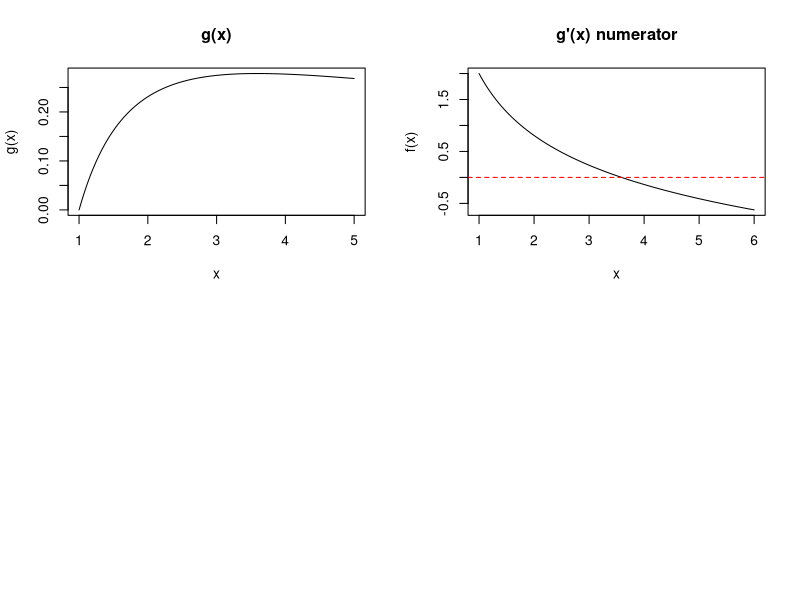
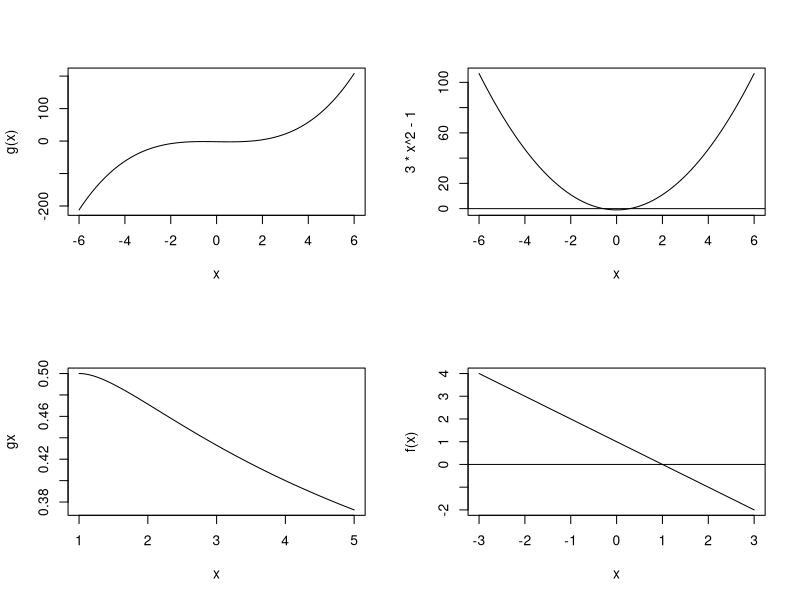
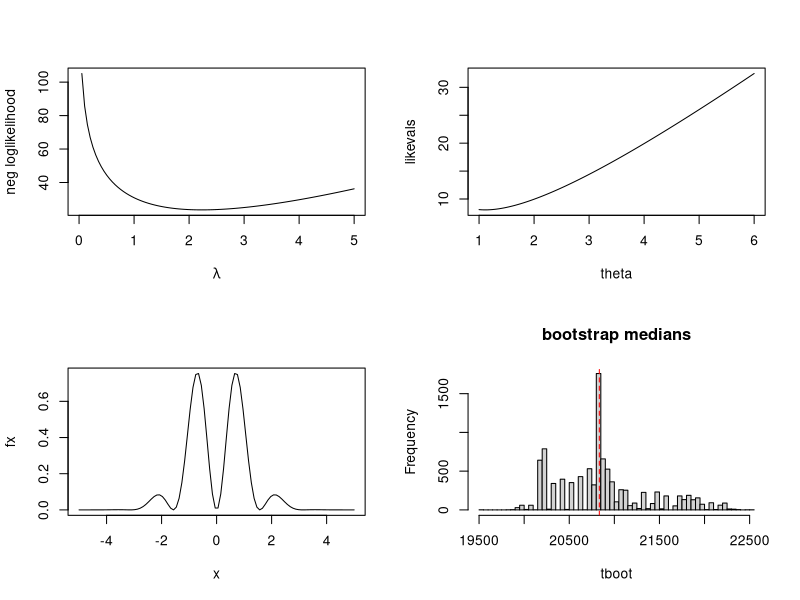
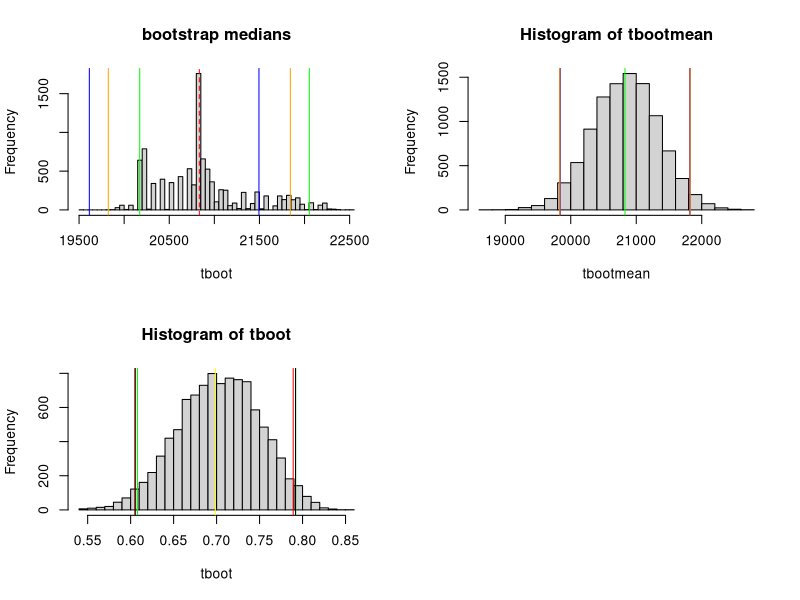

Here is the R script that generated these plots, in order: (Note: this script raises an error after producing the figures.)
## ---- chunk 1
# Bisection method:
# finding maximum of g(x):
# example <- g(x) = log(x)/(1+x)

par(mfrow = c(2, 2))

# 1. Plot original function g(x)
x <- seq(1, 5, length = 100)
gx <- log(x) / (1 + x)
plot(x, gx, type = "l", xlab = "x", ylab = "g(x)", main = "g(x)")

# 2. Define derivative numerator: f(x) = g'(x) numerator
f <- function(x) {
  1/x + 1 - log(x)
}

# 3. Plot f(x) to help choose interval
curve(f, from = 1, to = 6, ylab = "f(x)", main = "g'(x) numerator")
abline(h = 0, col = "red", lty = 2)

# 4. Choose interval [a, b] where f(a) * f(b) < 0
a <- 1
b <- 5

# 5. Bisection method - skeleton code - same for everything
bisection <- function(f, a, b, tol = 1e-6, max_iter = 100) {
  if (f(a) * f(b) > 0) stop("f(a) and f(b) must have opposite signs")
  
  for (i in 1:max_iter) {
    c <- (a + b) / 2
    fc <- f(c)
    
    if (abs(fc) < tol || (b - a)/2 < tol) {
      return(c)
    }
    
    if (f(a) * fc < 0) {
      b <- c
    } else {
      a <- c
    }
  }
  
  warning("Max iterations reached without convergence")
  return((a + b) / 2)
}

# 6. Find root using bisection
bisection(f, a, b)
# 7. Check with built-in uniroot
root_check <- uniroot(f, c(a, b))



## ---- chunk 2
# another bisection example
# g(x) = x^3 -x-2
par(mfrow=c(2,2))
x<- seq(-6,6,length=1000)
gx <- x^3 - x - 2
plot(x,gx,type = "l", xlab = "x", ylab="g(x)")

f <- function(x){
  3*x^2-1
}

curve(3*x^2-1,from=-6,to=6)
abline(h=0)

a <- 0
b <- 6

bisection <- function(f,a,b,tol=1e-6,max_iter=100){
  if (f(a)*f(b) >0) stop("f(a) and f(b) must have opposite signs")
      for(i in 1:max_iter){
        c <- (a+b)/2 # midpoint
        fc <- f(c)
        if(abs(fc)<tol||(b-a)/2<tol){
          return(c)
        }
        if(f(a)*fc<0){
          b <- c
        } else{
          a<-c
          }
        } 
  warning("Max iterations reached without convergence")
      return((a+b)/2)
}

bisection(f,0,6)

uniroot(f,c(0,6))


## ---- chunk 3
# one more bisection example
# sqrt(x)/(1+x)

x <- seq(1,5,length=1000)
gx <- sqrt(x)/(1+x)
plot(x,gx,type="l")

# numerator
f <- function(x){
  1-x
}

curve(f,from=-3,to=3)
abline(h=0)

a <- -1
b <- 3

bisection <- function(f,a,b,tol=1e-6,max_iter=100){
  if(f(a)*f(b)>0) stop("f(a) and f(b) must have opposite signs")
  for(i in 1:max_iter){
    c <- (a+b)/2
    fc <- f(c)
    if(abs(fc)<tol||(b-a)/2<tol){
      return(c)
    } 
    if(f(a)*f(c)<0){
      b <- c
    }
    else{
      a<-c
    }
  }
  warning("Max iterations reached without convergence")
  return((a+b)/2)
}

bisection(f,a,b)

uniroot(f,c(-1,3))
## ---- chunk 4
# maximum likelihood
# poisson distribution 
counts <- c(3, 1, 1, 3, 1, 4, 3, 2, 0, 5, 0, 4, 2)

log_like <- function(lambda,x){
 ll <-  sum(log((lambda^x*exp(-lambda)/factorial(x))))
 return(-ll)
}

theta_rand <- seq(0,5,length=100)
likelihood_values <- sapply(theta_rand,log_like, x=counts)
plot(theta_rand,likelihood_values,type="l", xlab= expression(lambda), ylab="neg loglikelihood")

optim(5,log_like, hessian = TRUE, x=counts)
nlm(log_like,5,hessian=TRUE,x=counts)
newton_poisson <- function(counts, lambda0 = 1, tol = 1e-6, max_iter = 100) {
  lambda <- lambda0
  n <- length(counts)
  sum_x <- sum(counts)

  for (i in 1:max_iter) {
    score <- sum_x / lambda - n
    info  <- -sum_x / lambda^2
    step  <- score / info
    lambda <- lambda - step

    if (abs(step) < tol) break
  }

  return(lambda)
}

newton_poisson(counts)


#plot log likelihood







## ---- chunk 5
x <- c(0.2, 1.5, 0.8, 0.3, 2.1, 0.7, 0.9, 1.1, 0.5)

loglike <- function(theta){
  ll <- sum(log(theta*exp(-theta*x)))
  return(-ll)
}

theta <- seq(1,6,length=100)
likevals <- sapply(theta,loglike)
plot(theta,likevals,type="l")

par_est <- length(x)/sum(x)
optim(par_est,loglike,hessian = TRUE)
out1 <- nlm(loglike,par_est,hessian=TRUE)

sqrt(solve(out1$hessian))





# newtons method
newton_mle <- function(start, score_fn, info_fn, tol = 1e-6, max_iter = 100) {
  theta <- start
  for (i in 1:max_iter) {
    score <- score_fn(theta)
    info  <- info_fn(theta)
    
    if (info == 0) stop("Zero curvature — divide-by-zero risk")
    
    step <- score / info
    theta <- theta - step
    
    if (abs(step) < tol) break
  }
  return(theta)
}

x <- c(0.2, 1.5, 0.8, 0.3, 2.1, 0.7, 0.9, 1.1, 0.5)
n <- length(x)
sum_x <- sum(x)

score_exp <- function(theta) n / theta - sum_x
info_exp  <- function(theta) -n / theta^2

newton_mle(start = 1, score_fn = score_exp, info_fn = info_exp)




## ---- chunk 6
# poisson regression 
# Yi ~poisson(lambdai), #(lambdai = ai+Bxi)
# so 2 parameters

y <- c(2,4,3,0,1,4,3,6,10,7)

x <- c(0.49909145, 1.24373850, 0.34376255, 0.03833630, 0.09699331, 
       0.19469526, 0.21237902, 1.56276200, 1.56909233, 1.88487024)

loglike <- function(p){
  ll <- sum(log(dpois(y, lambda = p[1]+p[2]*x)))
  return(-ll)}
p <- c(length(x)/sum(x),length(y)/sum(y))
nlm(loglike,p,hessian=TRUE)








## ---- chunk 7
x <- c(0.5, 1.2, 0.7, 0.9, 1.5, 1.8, 0.2, 1.0, 1.7, 1.9)
y <- c(0,   1,   0,   0,   1,   1,   0,   1,   1,   1)

loglikes <- function(p){
  p <- exp(p[1]+p[2]*x)
  ll <- sum(log(p^x*(1-p)^(1-x)))
  return(-ll)
}

par_est <- c(length(x)/sum(x),length(y)/sum(y))
nlm(loglikes, par_est,hessian=TRUE)









## ---- chunk 8
# poisson regression using nlm

y <- c(2,4,3,0,1,4,3,6,10,7)

x <- c(0.49909145, 1.24373850, 0.34376255, 0.03833630, 0.09699331, 
       0.19469526, 0.21237902, 1.56276200, 1.56909233, 1.88487024)

loglike <- function(p){
  ll <- sum(log(dpois(y,lambda=p[1]+p[2]*x)))
  return(-ll)
}

par_est <- c(length(x)/sum(x),length(y)/sum(y))

nlm(loglike,par_est,hessian=TRUE)










## ---- chunk 9
# gauss seidel algorithm to maximize likelihood

# Gauss-Seidel skeleton for maximizing a 2-parameter log-likelihood

# Define your log-likelihood function
loglike <- function(par, x, y) {
  alpha <- par[1]
  beta  <- par[2]
  lambda <-alpha + beta * x
  ll <- sum(dpois(y, lambda, log = TRUE))  # log-likelihood for Poisson
  return(ll)
}

# Gauss-Seidel optimization function
gauss_seidel <- function(x, y, init = c(0, 0), tol = 1e-6, max_iter = 100) {
  alpha <- init[1]
  beta <- init[2]

  for (i in 1:max_iter) {
    alpha_old <- alpha
    beta_old <- beta

    # Step 1: Maximize w.r.t. alpha, keeping beta fixed
    f_alpha <- function(a) -loglike(c(a, beta), x, y)
    alpha <- optimize(f_alpha, interval = c(-10, 10))$minimum

    # Step 2: Maximize w.r.t. beta, keeping alpha fixed
    f_beta <- function(b) -loglike(c(alpha, b), x, y)
    beta <- optimize(f_beta, interval = c(-10, 10))$minimum

    # Convergence check
    if (sqrt((alpha - alpha_old)^2 + (beta - beta_old)^2) < tol) {
      break
    }
  }

  return(c(alpha = alpha, beta = beta))
}

# Example usage
x <- c(0.49909145, 1.24373850, 0.34376255, 0.03833630, 0.09699331,
       0.19469526, 0.21237902, 1.56276200, 1.56909233, 1.88487024)
y <- c(2, 4, 3, 0, 1, 4, 3, 6, 10, 7)

gauss_seidel(x, y)












## ---- chunk 10

y <- c(2,4,3,0,1,4,3,6,10,7)

x <- c(0.49909145, 1.24373850, 0.34376255, 0.03833630, 0.09699331, 
       0.19469526, 0.21237902, 1.56276200, 1.56909233, 1.88487024)
loglike <- function(p,x,y){
  lambda <- p[1]+p[2]*x
  ll <- sum(log(dpois(y,lambda)))
  return(ll)
}


gauss_seidel <- function(x,y,init=c(0,0),tol=1e-6,max_iter=100){
  alpha <- init[1]
  beta <- init[2]
  for(i in 1:max_iter){
    alpha_old <- alpha
    beta_old <- beta
    f_alpha <- function(a) -loglike(c(a,beta),x,y)
    alpha <- optimize(f_alpha,interval=c(-10,10))$minimum
    f_beta <- function(b) -loglike(c(alpha,b),x,y)
    beta <- optimize(f_beta,interval=c(-10,10))$minimum
    if(sqrt((alpha-alpha_old)^2+(beta-beta_old)^2)<tol){
      break
    }
  }
  return(c(alpha=alpha,beta=beta))
}


gauss_seidel(x,y)




## ---- chunk 11
# constrained (linear) optimization
# multiply constraint and objective function by -1
 # nr of constraints = nr of rows
#  Example: Maximize: 2x + 2y + 2z
# subject to : -2x+y+z<=1, 4x-y+3z<=3, x>=0, y>=0, z>=0
# step 1: take negative of everything, inequality flips
ui <- matrix(c(2,-1,-1,-4,1,-3,1,0,0,0,1,0,0,0,1), byrow = TRUE,nrow = 5)
ci <- c(-1,-3,0,0,0) # rhs of constraint
# initial guess
init <- c(0.5,0.1,0.1) # since x,y,z
fx <- function(theta){
  x <- theta[1]
  y <- theta[2]
  z <- theta[3]
  fx <- -2*x-2*y-3*z
  return(fx)
}
# derivative of fx
fx.d <- function(theta){ # if derivative still has x,y,z, make x<- theta[1] etc...
  c(-2,-2,-3)
}
constrOptim(init,fx, grad=fx.d,ui=ui,ci=ci)










## ---- chunk 12
# another problem:
# f(x,y)=log(x)+log(y)


ui <- matrix(c(-1,-2,-3,-1,1,0,0,1), byrow = T,nrow=4)
ci <- c(-10,-12,0,0)

init <- c(1,1)

fx <- function(theta){
  x <- theta[1]
  y <- theta[2]
  fx <- -log(x)-log(y)
  return(fx)
}

fxd <- function(theta){
  x <- theta[1]
  y <- theta[2]
  c(-1/x,-1/y)
}


constrOptim(init,fx,fxd,ui,ci)




## ---- chunk 13
# constrained optimization (linear)

ui <- matrix(c(-1,-2,-3,-1,1,0,0,1), byrow=T,nrow=4)
ci <- c(-10,-12,0,0)

initial <- c(1,1)

fx <- function(theta){
  x <- theta[1]
  y <- theta[2]
  fx <- -log(x)-log(y)
  return(fx)
}

fx.d <- function(theta){
  x <- theta[1]
  y <- theta[2]
  c(-1/x,-1/y)
}

constrOptim(initial,fx,fx.d,ui=ui,ci=ci)

## ---- chunk 14
# Accept - reject method
# plot

x <- seq(-5,5,length=100)
fx <- exp(-x^2/2)*sin(2*x)^2

plot(x,fx,type="l")








## ---- chunk 15
# Bootstrap to understand uncertainty around a particular statistic
# Bootstrapping means : random sampling(with replacement) from original data, computing statistic on each sample, repeat many times say B=10000, studying this distribution to learn about SE,bias,Confidence intervals.
# Bootstrap distribution is histogram
set.seed(123)
library(MASS)
gal_data <- galaxies

# statistic we are uncertain about
med_gal <- median(gal_data)

# 10000 bootstrap
B <- 10000

# storing samples <- NB
tboot <- numeric(B)

# for each of the B samples, calculate median galaxy speed
for(i in 1:B){
  samples <- sample(gal_data,replace=TRUE) # with replacement
  tboot[i] <- median(samples)
  
}

bias <- mean(tboot)-med_gal
# 40.2953 - bias estimate - average of 10000 medians - true median

se<- sd(tboot)
# 514.9369
# Standard error always stays the same, changing B will only affect monte carlo error.


# Plotting bootstrap distribution

hist(tboot,breaks=50, main = "bootstrap medians")
# adding true median
abline(v=med_gal,lty=2,col="red")


## ---- chunk 16
# Percentile confidence interval 95% <- most common
percentile <- quantile(tboot,c(0.025,0.975))

percentile

# Basic bootstrap confidence interval

bbci <- 2*med_gal - quantile(tboot,c(0.975,0.025))
bbci



# Normal confidence interval(95%)
# true median +- z*se
nci_lower <- med_gal - 1.96*se
nci_upper <- med_gal + 1.96*se
normal_ci <- c(nci_lower,nci_upper)

hist(tboot,breaks=50, main = "bootstrap medians")
# adding true median
abline(v=med_gal,lty=2,col="red")

# adding percentile
abline(v=percentile,col="green")

# adding basic bootstrap confidence interval

abline(v=bbci,col="blue")

# adding normal confidence interval
abline(v = normal_ci, col="orange")





## ---- chunk 17
# doing the same for mean galaxy speed

mean_gal <- mean(gal_data)

B <- 10000
tbootmean <- numeric(B)

for(i in 1:B){
  samp <- sample(gal_data,replace = TRUE)
  tbootmean[i] <- mean(samp)
}

bias_mean <- mean(tbootmean)-mean_gal

se <- sd(tbootmean)

hist(tbootmean,breaks=20)
abline(v=mean_gal,col="green")

pci <- quantile(tbootmean,c(0.025,0.975))
abline(v=pci,col="red")

bbci <- 2*mean_gal - quantile(tbootmean,c(0.975,0.025))
abline(v=bbci, col="blue")

nci <- c(mean_gal-1.96*se,mean_gal+1.96*se)
abline(v=nci,col="orange")


## ---- chunk 18

library(boot)
gal <- galaxies
bt.smpls <- boot(gal, function(x, i) median(x[i]), R = 3000)         

# see Venables and Ripley, pg.134
# take 3000 bootstrap samples, returns the 3000 medians of these

bt.smpls
summary(bt.smpls)

boot.ci(bt.smpls, type = c("norm", "basic", "perc", "bca"))     # all sorts of confidence intervals
help(boot.ci)           # bca gives a bias corrected and accelerated 
                       # (improved) percentile interval











## ---- chunk 19
set.seed(123)
air_data <- airquality
air_data <- na.omit(airquality)

true_cor <- cor(air_data$Ozone, air_data$Temp)

B <- 10000
tboot <- numeric(B)
set.seed(123)
# rows not columns
for(i in 1:B){
  samp_index <- sample(1:nrow(air_data),replace=TRUE)
  samp <- air_data[samp_index,]
  tboot[i]<- cor(samp$Ozone,samp$Temp)
}

#bias, se
bias <- mean(tboot)-true_cor

se <- sd(tboot)

pci <- quantile(tboot,c(0.025,0.975))
bbci <- 2*true_cor - quantile(tboot,c(0.975,0.025))
nci <- c(true_cor-1.96*se,true_cor+1.96*se)


hist(tboot,breaks=30)
abline(v=true_cor,col="yellow")
abline(v=pci,col="green")
abline(v=bbci,col="red")
abline(v=nci,col="black")
## ---- chunk 20

High <- "55/3338 = 0.0165"
Low <- "21/2676 = 0.0078"
RR <- "2.12"

tab <- data.frame(rbind(High, Low, RR))
row.names(tab) <- c("high", "low", "relative risk")


knitr::kable(tab, col.names = c("blood pressure", "cardiovascular disease"))

B <- 10000
sboot <- numeric(B)
for(i in 1:B){
  samp <- sample(tab,replace = TRUE)
  sboot[i] <- samp$high/samp$low
}







## ---- chunk 21
air_data
tmedian <- median(air_data$Wind)

B <- 10000
tboot <- numeric(B)

for(i in 1:B){
  samp <- sample(1: nrow(air_data),replace = TRUE)
  samp_ind <- air_data[samp,]
  tboot[i] <- median(samp_ind$Wind)
}

mean(tboot)-tmedian

sd(tboot)





## ---- chunk 22
# theta^new = theta-(f(theta)/f'(theta))
# f(theta)= theta^2-2
# check |theta_new-theta|<tol
# goal for x^2 - 2 etc... find roots
f_theta <- function(theta){
  theta^2-2
}
f_prime <- function(theta){
  2*theta
}
# initial guesses
theta = 1
max_iter = 100
tol = 1e-6

for(i in 1:max_iter){
  theta_new <- theta-(f_theta(theta)/f_prime(theta))
  if(abs(theta_new-theta)<tol) break
  theta<-theta_new
}
theta_new




## ---- chunk 23
# x^new = x-f'(x)/f''(x)
# used to find minimum/maximum of fx <- optimisation
f_p <- function(x){
  7-(1/x)
}
f_i <- function(x){
  1/(x^2)
}
x <- 0.1
tol <- 1e-6
max_iter <- 100
for(i in 1:max_iter){
  x_new <- x - (f_p(x)/f_i(x))
  if(abs(x_new-x)<tol) break
  x <- x_new
}


## ---- chunk 24
# f(x) <- target 
# h(x) <- proposal
# C <- constant
# finding C, such that f(x)<=C.h(x) for all x
# solve (f(x))/h(x) and find maximum

# plotting f(x)

x <- seq(-5,5,length=100)
fx <- exp(-x^2/2)*sin(2*x)^2
plot(x,fx,type="l")

# finding normal distribution that would be suitable candidate distribution
# use graph
# so constant C
lines(x,3*dnorm(x))

# target distribution
f <- function(x){
  exp(-x^2/2)*sin(2*x)^2
  }

# proposal distribution
g <- function(x){
  dnorm(x,0,1)
}







## ---- chunk 25
# f(x) <= c.h(x) for all x
# target
f <- function(x){
  exp(-x^2/2)*sin(2*x)^2
}
# candidate - find normal distribution that qualifies as candidate, so find C essentially, where f<=C.h
h <- function(x){
  dnorm(x,0,1)
}
x <- seq(-5,5,length=100)
# f(x)/g(x) to find suitable X
ratio <- f(x)/h(x)
C <- max(ratio,na.rm=TRUE)

plot(x,f(x), type="l")
lines(x,C*h(x))




## ---- chunk 26

# ACCEPT REJECT METHOD
# f(x) <= c.h(x) for all x
# target
set.seed(123)
f <- function(x){
  exp(-x^2/2)*sin(2*x)^2
}
# candidate - question says find normal distribution that qualifies as candidate, so find C essentially, where f<=C.h
h <- function(x){
  dnorm(x,0,1)
}
x <- seq(-5,5,length=100)
# f(x)/h(x) to find suitable C
ratio <- f(x)/h(x)
C <- max(ratio,na.rm=TRUE)
plot(x,f(x), type="l")
lines(x,C*h(x))

# Generating values from proposal distribution and uniform(0,1)
set.seed(123)
N <- 10000 # total candidate samples
candidate_samples <- rnorm(N,0,1)
u <- runif(N,0,1)
g <- f(candidate_samples)/(C*h(candidate_samples))
accepted <- candidate_samples[u<=g]
# plotting original function over histogram
fx <- exp(-x^2/2)*sin(2*x)^2
hist(accepted,breaks=80, freq= F,ylim=c(0,1))
lines(x,fx,col="blue")

# finding perfect fit 
library(pracma)
Z <- trapz(x,f(x)) # normalize F
f_normalized <- f(x)/Z
hist(accepted, breaks=80, freq=F, ylim=c(0,1))
lines(x,f_normalized, col="red")

# acceptance rate
nr_accepted <- length(accepted)
acceptance_rate <- length(accepted)/N



## ---- chunk 27
# accept reject practice
set.seed(123)
f <- function(x){
  1/(1+x^2)*(cos(3*x))^2
}

h <- function(x){
  dnorm(x,0,1)
}

x <- seq(-5,5,length=100)


# finding C
ratio <- f(x)/h(x)
C <- max(ratio,na.rm=TRUE)


plot(x,f(x), type="l", col="blue")
lines(x,C*h(x))

N <- 1000000
cand_samples <- rnorm(N,0,1)
u <- runif(N,0,1)
g <- f(cand_samples)/(C*h(cand_samples))
accepted <- cand_samples[u<=x]

hist(accepted,breaks=80,freq=F,ylim=c(0,1))
lines(x,f(x), col="red")

Z <- trapz(x,f(x))
f_norm <- f(x)/Z

lines(x,f_norm,col="green")

n <- length(accepted)/N

## ---- chunk 28
# Probability integral transform method
# steps:
# 1: Find CDF (integrate, 0 to x)
# 2: Inverse CDF (make x=...) - do these 2 steps by hand, set u=CDF
# try get 1-u rather than u-....
# 3: simulate random numbers from U(0,1)
# Example:  Generate values from an exponential distribution with λ = 2, using the probability
# integral transform. Make appropriate plots to check that this has worked.
set.seed(123)
N <- 10000
u <- runif(N,0,1)
x <- (log(1)-log(u))/2 # inverse cdf
# plot
hist(x,breaks=100,freq=FALSE)
# true density overlapping plot
curve(dexp(x,rate=2), from=0, to=max(x), add=TRUE)








## ---- chunk 29
# another example
set.seed(123)
N <- 10000
u <- runif(N,0,1)
x <- -log((1-u)/u)
hist(x,breaks=100,freq=F)
curve(dlogis(x,0,1), from=min(x), to=max(x), add=TRUE, col="red")




## ---- chunk 30
# Importance sampling method
# each x= inverse of CDF(CDF from 0 to x), solve in terms of u like for probability integral
# each weight = 1/fi(xi)
# Example: estimate h(x) <-  integral(exp(-x)/(1+x^2)) from 0 to 1 using importance sampling
# compare estimates and se using these importance functions
# f0(x)=1 0<x<1, f1(x)=exp(-x) 0<x<inf, f3(x)= exp(-x)/(1-exp(-1)) 0<x<1
h <- function(x){
  exp(-x)/(1+x^2)
}
integration <- integrate(h,lower=0,upper=1) # true value

f0 <- 1
f1 <- function(x){
  exp(-x)
}
f3 <- function(x){
  exp(-x)/(1-exp(-1))
}
x <- seq(0,1,length=100)
plot(x,h(x),type="l", col="red")
lines(x,f1(x), col="pink")
lines(x,f3(x), col = "orange")
lines(x,rep(1,times=100), col="black") #f0, times=length
N <- 10000
u <- runif(N,0,1) # always make x in terms of u(0,1)
x0 <- u
weight_0 <- 1/1 #usually 1/fi(xi), but since f0(x)=1, then for all u = 1
int0 <- mean(h(x0)*weight_0)
int0var <- var(h(x0)*weight_0)/N
int0sd <- sqrt(int0var)
x1 <- -log(1-u)
weight_1 <- 1/f1(x1)
int1 <- mean(h(x1)*(x1<1)*weight_1) # because 0<x<1
int1var <- var(h(x1)*weight_1)/N
int1sd <- sqrt(int1var)
x3 <- -log(1-u+u*exp(-1))
weight_3 <- 1/f3(x3)
int3 <- mean(h(x3)*weight_3)
int3var <- var(h(x3)*weight_3)/N
int3sd <- sqrt(int3var)


## ---- chunk 31

# Random sums skeleton code
set.seed(123)
generate_N <- function(M){
  rnbinom(M,20,0.5)
}

generate_sum_S <- function(N,lambda=1, rate=0.5){
  S <- numeric(length(N))
  idx <- N>0
  S[idx] <- rexp(sum(idx), rate=rate)
  return(S)
}

C <- 50
M <-1000
N <- generate_N(M)
S <- generate_sum_S(N)

mean(S)



## ---- chunk 32
# Monte carlo integration method
# Example: f(x)= 1/(1+sinh(2x)*(log(x)^2)) 
# on interval 0.8<x<3, find monte carlo error of estimate
f <- function(x){
  1/(1+sinh(2*x)*(log(x))^2)
}
integrated <- integrate(f,lower=0.8,upper=3)
N <- 10000
u <- runif(N,0.8,3)
fmean <- mean(f(u))
int.estimate <- fmean*(3-0.8) #upper-lower
int.var <- var(f(u))/N * (3-0.8)^2
int.se <- sqrt(int.var)









## ---- chunk 33
# Monte carlo integration
set.seed(1)
f <- function(x){
  (cos(50*x)+sin(20*x))^2}
int <- integrate(f,0,1)
N <- 10000
u <- runif(N,0,1)
fmean <- mean(f(u))
int.est <- 1*fmean
int.est
int.var <- var(f(u))/N * 1
int.se <- sqrt(int.var)
int.se
## ---- chunk 34
# Pi estimate method
# example: finding monte carlo estimate(error) of pi
# with N=1000 generated points
N <- 1000
x <- runif(N,0,1)
y <- runif(N,0,1)
# inside circle
inside <- sum(x^2 + y^2<1)
p.hat <- inside/N
(pihat.est <- p.hat * 4)
pi.se <- sqrt(p.hat*(1-p.hat)/N * 16) #4^2











## ---- chunk 35
# Discrete inverse transform sampling method
# use runif
# Example: p(x)= 0.4 x= turn left, 0.5 x= turn right, 0.1 x = stay
# Define actions and their probabilities
actions <- c("1", "2", "3", "4")
probs <- c(0.1,0.3,0.4,0.2)
# Compute CDF
cdf <- cumsum(probs)
# Sampling function using inverse transform
sample_action <- function(){
  u <- runif(1)
  return(actions[which(u <= cdf)[1]])
}
# Generate 1000 samples
N <- 1000
set.seed(42)
samples <- replicate(N, sample_action())
# View relative frequencies
table(samples) / N
# Plot frequencies
barplot(table(samples)/N)




## ---- chunk 36
# Antithetic sampling method
# Example: use Monte Carlo integration to estimate, integral x^2, from 0 to 1
# Find monte carlo error with N = 1000, then use antithetic sampling
# Step 1: Define integral and sampling range.
# Step 2: Simulate N samples and compute Monte Carlo estimate and standard error.
# Step 3: Do the same using antithetic pairs (u,1−u),use N/2.
f <- function(x){
  x^2
}
integration <- integrate(f,0,1)
N <- 1000
u <- runif(N,0,1)
fmean <- mean(f(u))
fmean.est <- fmean * (1-0) # upper-lower
var.est <- var(f(u))/N * (1-0)^2
sd.est <- sqrt(var.est)
# Now N/2 pairs of antithetic variables - ALWAYS N/2
u <- runif(N/2,0,1)
f_u <- u^2 # because f(x)=x^2
f_antithetic <- (1-u)^2  #x becomes (1-u)
# Ave antithetic pairs
f_avg <- (f_u + f_antithetic)/2
antithethic_est <- mean(f_avg) * (1-0) # upper - lower
antithetic_var <- var(f_avg)/(N/2) * (1-0)^2 # (upper-lower)^2
antithetic_se <- sqrt(antithetic_var)








## ---- chunk 37
# e^x
# Antithetic sampling
f <- function(x){
  exp(-x)
}
N <-1000
u <- runif(N,0,1)
fmean.est <- mean(f(u))*(1-0)
var.est <- var(f(u))/N
sd.est <- sqrt(var.est)
# Now antithetic pairs
u <- runif(N/2,0,1)
f_u <- exp(-u)
f_antithetic <- exp(-(1-u))
favg <- (f_u + f_antithetic)/2
fmeanest <- mean(favg)
fvarest <- var(favg)/(N/2)
fse <- sqrt(fvarest)

## ---- chunk 38
# MCMC method
# Example: f(x) = 10exp(−4(x+ 4)^2) + 3exp(−0.2(x+ 1)^2) + exp(−2(x−5)^2)
# Use the Metropolis algorithm to sample from f(x) using g(x)
# X∼U(−1,1) as proposal distribution and N = 5000.
# Define unnormalized target function
fx <- function(x) {
  10 * exp(-4 * (x + 4)^2) + 
   3 * exp(-0.2 * (x + 1)^2) + 
       exp(-2 * (x - 5)^2)
}
# Plot the function
xrange <- seq(-10, 10, length = 1000)
plot(xrange, fx(xrange), type = "l")
# Metropolis sampler 
N <- 5000
xi <- numeric(N)
xi[1] <- 0 
for (i in 2:N) {
  prop <- xi[i - 1] + runif(1, -1, 1)  # symmetric proposal
  # if proposal~N(x,sigma^2), then prop <- rnorm(1,xi[i-1], sd=proposal_sd)
  p.acc <- fx(prop) / fx(xi[i - 1])
  
  # Accept/reject rule
  if (runif(1) < min(1, p.acc)) {
    xi[i] <- prop
  } else {
    xi[i] <- xi[i - 1]
  }
}
# Estimate area under the curve (normalizing constant)
u <- runif(10000, -10, 10)
area_est <- mean(fx(u)) * 20
area_est
# Plot
hist(xi, breaks = 50, freq = FALSE)
lines(xrange, fx(xrange) / area)

















## ---- chunk 39
# Parallel computing
dat <- rexp(50,1)
set.seed(1)
med <- median(dat)
B <- 1000
tboot <- numeric(B)

for(i in 1:B){
  samp <- sample(dat,replace=TRUE)
  tboot[i] <- median(samp)
}

bias <- mean(tboot)-med
se <- sd(tboot)

hist(tboot,freq=F, breaks = 100)


